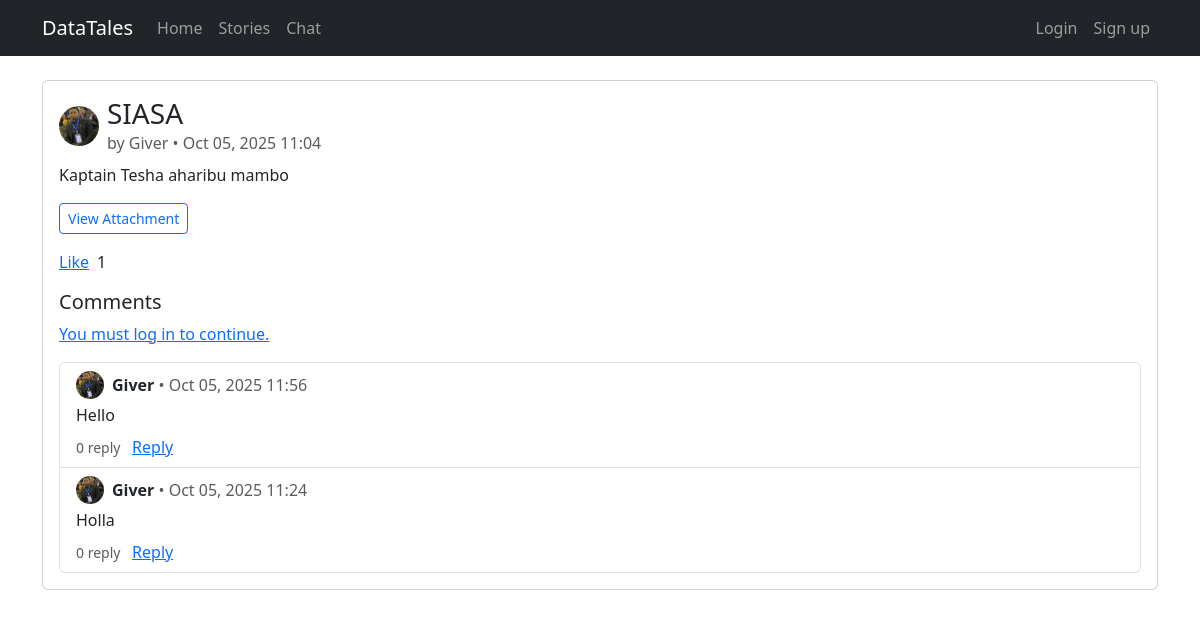
/1/, run on the app's committed database.
### stories/models.py (models this page shows, shortened)
class Story(models.Model):
    author = models.ForeignKey(User, on_delete=models.CASCADE, related_name='stories')
    title = models.CharField(max_length=255)
    description = models.TextField()
    file = models.FileField(upload_to='stories/')
    category = models.ForeignKey('Category', on_delete=models.SET_NULL, null=True, blank=True, related_name='stories')
    created_at = models.DateTimeField(auto_now_add=True)

class Comment(models.Model):
    user = models.ForeignKey(User, on_delete=models.CASCADE)
    story = models.ForeignKey(Story, on_delete=models.CASCADE, related_name='comments')
    text = models.TextField()
    created_at = models.DateTimeField(auto_now_add=True)

### accounts/models.py (models this page shows, shortened)
class UserProfile(models.Model):
    user = models.OneToOneField(User, on_delete=models.CASCADE, related_name='profile')
    bio = models.TextField(blank=True)
    avatar = models.ImageField(upload_to='avatars/', blank=True, null=True)

### stories/views.py (the view)
# urls.py: path('<int:pk>/', views.story_detail, name='story_detail'),
def story_detail(request, pk):
    story = get_object_or_404(Story.objects.select_related('author', 'author__profile', 'category'), pk=pk)
    comments_qs = (
        Comment.objects.filter(story=story)
        .select_related('user', 'user__profile')
        .prefetch_related(Prefetch('replies', queryset=Reply.objects.select_related('user', 'user__profile')))
        .order_by('-created_at')
    )
    comments = comments_qs
    liked = False
    if request.user.is_authenticated:
        liked = story.likes.filter(user=request.user).exists()
    return render(request, 'stories/story_detail.html', {'story': story, 'comments': comments, 'liked': liked})

### templates/stories/story_detail.html (shortened to what this page needs)
{% extends 'base.html' %}
{% block content %}
  <div class="card">
    <div class="card-body">
      <div class="d-flex align-items-center mb-2">
        {% if story.author.profile.avatar %}
          <img src="{{ story.author.profile.avatar.url }}" class="rounded-circle me-2" width="40" height="40" alt="avatar">
        {% else %}
          <div class="rounded-circle bg-secondary me-2" style="width:40px;height:40px;"></div>
        {% endif %}
        <div>
          <h3 class="mb-0">{{ story.title }}</h3>
          <p class="text-muted mb-0">by {{ story.author.username }} • {{ story.created_at|date:'M d, Y H:i' }}{% if story.category %} • {{ story.category.name }}{% endif %}</p>
        </div>
      </div>
      <p>{{ story.description }}</p>
      <div class="mb-3">
        <a href="{{ story.file.url }}" target="_blank" class="btn btn-outline-primary btn-sm">View Attachment</a>
      </div>
      <div class="d-flex align-items-center gap-2 mb-3">
        {% if user.is_authenticated %}
          <a href="{% url 'toggle_like' story.pk %}">
            {% if liked %}Unlike{% else %}Like{% endif %}
          </a>
        {% else %}
          <a href="{% url 'login' %}">Like</a>
        {% endif %}
        <span>{{ story.likes.count }}</span>
      </div>
      <h5>Comments</h5>
      {% if user.is_authenticated %}
        <form method="post" action="{% url 'add_comment' story.pk %}" class="mb-3">
          {% csrf_token %}
          <div class="input-group">
            <input type="text" class="form-control" name="text" placeholder="Add a comment..." required>
            <button class="btn btn-primary">Post</button>
          </div>
        </form>
      {% else %}
        <p><a href="{% url 'login' %}">You must log in to continue.</a></p>
      {% endif %}
      <ul class="list-group">
        {% for c in comments %}
          <li class="list-group-item">
            <div class="d-flex justify-content-between">
              <div class="d-flex align-items-center">
                {% if c.user.profile.avatar %}
                  <img src="{{ c.user.profile.avatar.url }}" class="rounded-circle me-2" width="28" height="28" alt="avatar">
                {% else %}
                  <div class="rounded-circle bg-secondary me-2" style="width:28px;height:28px;"></div>
                {% endif %}
                <div>
                  <strong>{{ c.user.username }}</strong>
                  <span class="text-muted">• {{ c.created_at|date:'M d, Y H:i' }}</span>
                </div>
              </div>
            </div>
            <div class="mt-1">{{ c.text }}</div>
            <div class="mt-2">
              {% with rc=c.replies.count %}
                <small class="text-muted">
                  {% if rc == 0 %}0 reply{% elif rc == 1 %}1 reply{% else %}{{ rc }} replies{% endif %}
                </small>
              {% endwith %}
              {% if user.is_authenticated %}
                <a class="ms-2" href="{% url 'add_reply' c.id %}">Reply</a>
              {% else %}
                <a class="ms-2" href="{% url 'login' %}">Reply</a>
              {% endif %}
            </div>
          </li>
        {% empty %}
          <li class="list-group-item">No comments yet.</li>
        {% endfor %}
      </ul>
    </div>
  </div>
{% endblock %}

### data on the page
Story: author.profile.avatar (picture), title "SIASA", author.username "Giver", created_at "Oct 05, 2025 11:04", description "Kaptain Tesha aharibu mambo", likes.count "1"
Comment: user.profile.avatar (picture), user.username "Giver", created_at "Oct 05, 2025 11:56", text "Hello"
Comment: user.profile.avatar (picture), user.username "Giver", created_at "Oct 05, 2025 11:24", text "Holla"
